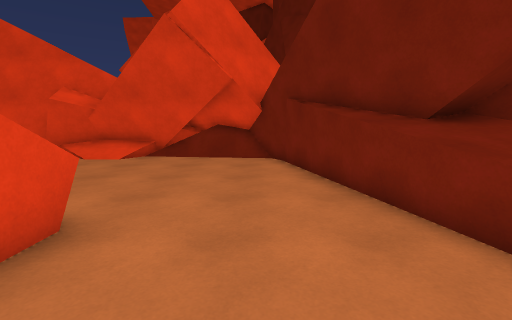
[1] (above)

16 first-person views from a walk through a scene from a Unity 3-D project. The camera is 1.5 m above the floor, tilts 8° down and sees 85° across. The floor is counted in squares, 1 m on a side. Each view is taken from the middle of a square. On the plan, view 1 faces up. The plan holds only what a view shows up to about 14 squares ahead; the rest is blank. The place goes on beyond the plan.

[2]
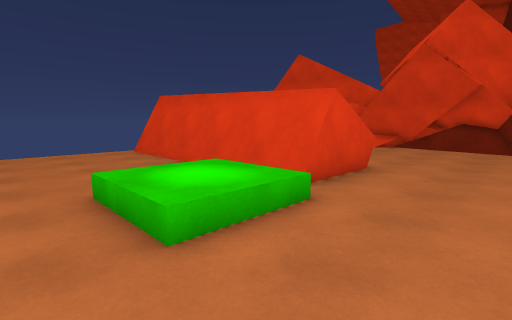

[3]
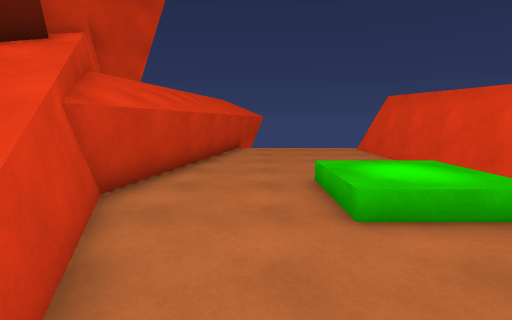

[4]
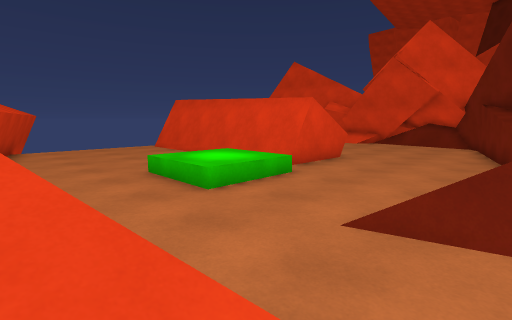

[5]
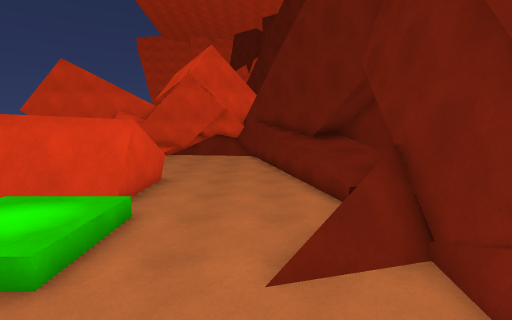

[6]
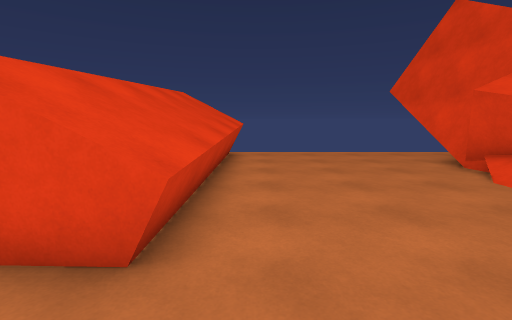

[7]
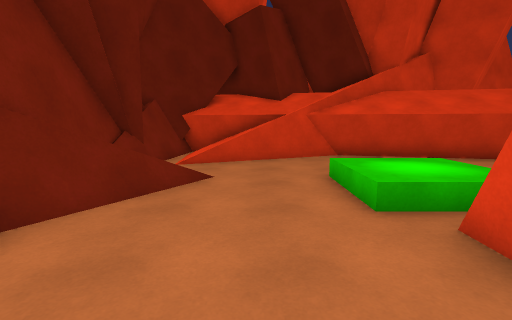

[8]
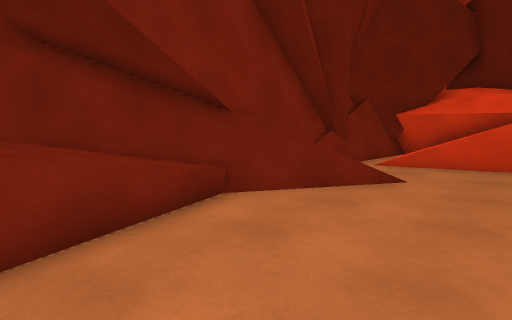

[9]
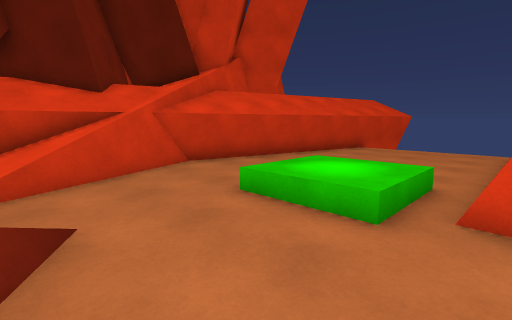

[10]
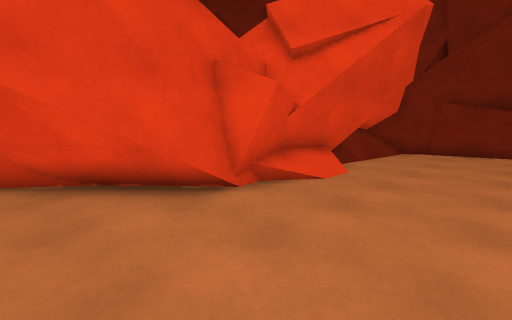

[11]
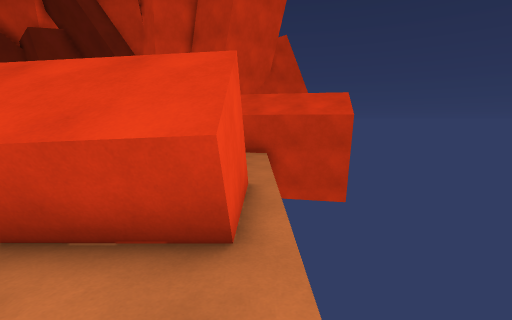

[12]
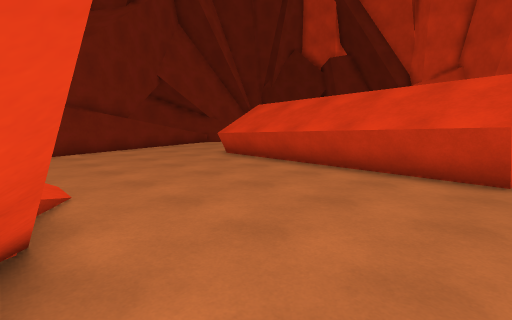

[13]
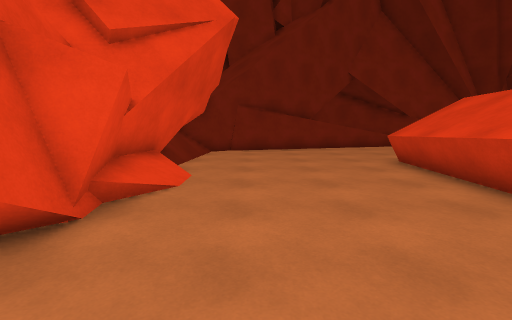

[14]
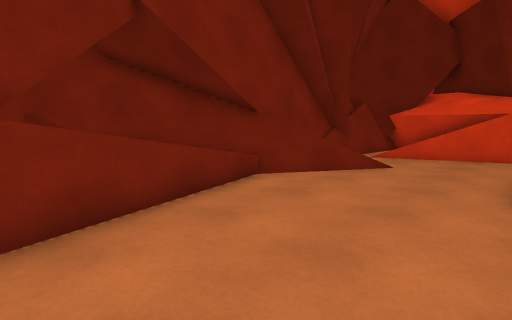

[15]
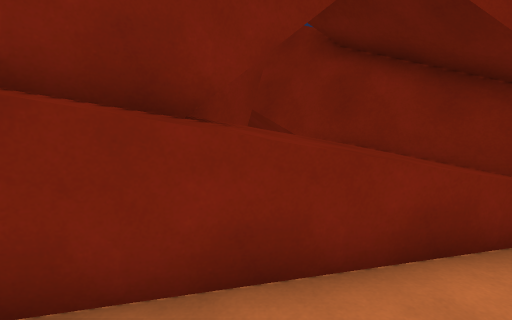

[16]
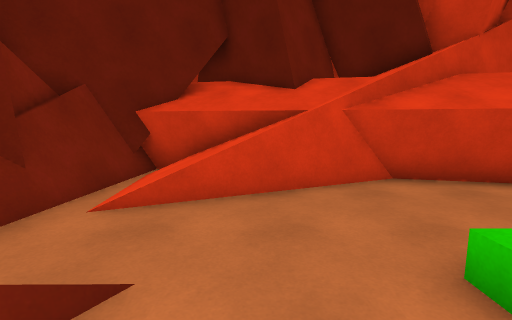

### Floor plan
Key: @ floor where view 1 was taken; # wall or solid block; x gap in a wall; . main floor; : floor 0.5 m higher than the main floor; / step, stairs or slope; = window, fence, low wall or low ledge; ^ raised ledge; O other object.
Columns run from 14 left of view 1 to 6 right of it. Each row starts with its distance up from view 1.
 13  ###      #####
 12  .##########=###
 11  ......///.....#
 10  ..............##
  9  ...............#
  8  ...............#
  7  ...............####
  6  ...............#####
  5  ................^^^#
  4  .^^^^^^^^^^.....^^^^
  3  .#  ^^^^^^^.....^^^#
  2  .#        #.....^^^#
  1  x##########......^##
  0  .............@...##
 -1  ......../::/....=##
 -2  ......  /::/...=O##
 -3  ......../::/..///#
 -4  .................#
 -5 #.................#
 -6 #####........../=.##
 -7     ####^^...#///.##
 -8         ####/////.#
 -9        ^^^///////##
-10       ##=#///##/##
-11    ##############

Where each view was taken, in squares from view 1:
view 1: 0 up, 0 right, facing up
view 2: 5 down, 1 right, facing up-left
view 3: 5 down, 2 right, facing left
view 4: 7 down, 3 right, facing up-left
view 5: 7 down, 1 right, facing up
view 6: 5 up, 0 right, facing left
view 7: 4 up, 0 right, facing down
view 8: 4 up, 1 left, facing down-right
view 9: 1 up, 2 right, facing down-left
view 10: 7 up, 13 left, facing up-right
view 11: 7 up, 13 left, facing down
view 12: 12 up, 13 left, facing down-right
view 13: 9 up, 13 left, facing right
view 14: 6 up, 2 left, facing down-right
view 15: 5 up, 0 right, facing right
view 16: 1 down, 0 right, facing down
